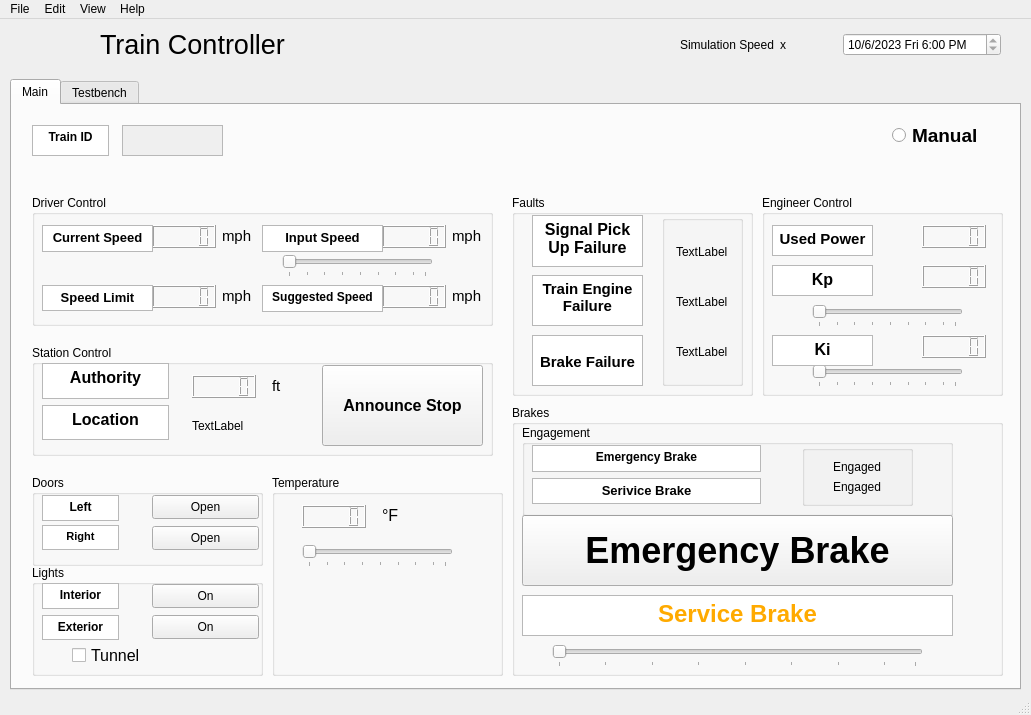
<?xml version="1.0" encoding="UTF-8"?>
<ui version="4.0">
 <class>MainWindow</class>
 <widget class="QMainWindow" name="MainWindow">
  <property name="geometry">
   <rect>
    <x>0</x>
    <y>0</y>
    <width>1031</width>
    <height>715</height>
   </rect>
  </property>
  <property name="windowTitle">
   <string>MainWindow</string>
  </property>
  <property name="autoFillBackground">
   <bool>true</bool>
  </property>
  <widget class="QWidget" name="centralwidget">
   <widget class="QWidget" name="horizontalLayoutWidget_2">
    <property name="geometry">
     <rect>
      <x>680</x>
      <y>10</y>
      <width>321</width>
      <height>31</height>
     </rect>
    </property>
    <layout class="QHBoxLayout" name="time_control">
     <item>
      <widget class="QLabel" name="simulation_speed_txt">
       <property name="text">
        <string>Simulation Speed</string>
       </property>
      </widget>
     </item>
     <item>
      <widget class="QLabel" name="simulation_speed_display">
       <property name="text">
        <string>x</string>
       </property>
      </widget>
     </item>
     <item>
      <spacer name="horizontalSpacer">
       <property name="orientation">
        <enum>Qt::Horizontal</enum>
       </property>
       <property name="sizeHint" stdset="0">
        <size>
         <width>40</width>
         <height>20</height>
        </size>
       </property>
      </spacer>
     </item>
     <item>
      <widget class="QDateTimeEdit" name="date_time_display">
       <property name="wrapping">
        <bool>false</bool>
       </property>
       <property name="readOnly">
        <bool>true</bool>
       </property>
       <property name="date">
        <date>
         <year>2023</year>
         <month>10</month>
         <day>6</day>
        </date>
       </property>
       <property name="time">
        <time>
         <hour>18</hour>
         <minute>0</minute>
         <second>0</second>
        </time>
       </property>
       <property name="displayFormat">
        <string>M/d/yyyy ddd h:mm AP</string>
       </property>
      </widget>
     </item>
    </layout>
   </widget>
   <widget class="QLabel" name="title_txt">
    <property name="geometry">
     <rect>
      <x>100</x>
      <y>0</y>
      <width>211</width>
      <height>51</height>
     </rect>
    </property>
    <property name="font">
     <font>
      <pointsize>20</pointsize>
     </font>
    </property>
    <property name="text">
     <string>Train Controller</string>
    </property>
   </widget>
   <widget class="QTabWidget" name="tabWidget">
    <property name="geometry">
     <rect>
      <x>10</x>
      <y>60</y>
      <width>1011</width>
      <height>611</height>
     </rect>
    </property>
    <property name="minimumSize">
     <size>
      <width>0</width>
      <height>0</height>
     </size>
    </property>
    <property name="currentIndex">
     <number>0</number>
    </property>
    <widget class="QWidget" name="main">
     <attribute name="title">
      <string>Main</string>
     </attribute>
     <widget class="QGroupBox" name="drive_ctrl_box">
      <property name="geometry">
       <rect>
        <x>20</x>
        <y>90</y>
        <width>461</width>
        <height>131</height>
       </rect>
      </property>
      <property name="title">
       <string>Driver Control</string>
      </property>
      <widget class="QLCDNumber" name="current_speed_display">
       <property name="geometry">
        <rect>
         <x>120</x>
         <y>30</y>
         <width>64</width>
         <height>23</height>
        </rect>
       </property>
      </widget>
      <widget class="QLCDNumber" name="input_speed_display">
       <property name="geometry">
        <rect>
         <x>350</x>
         <y>30</y>
         <width>64</width>
         <height>23</height>
        </rect>
       </property>
      </widget>
      <widget class="QLCDNumber" name="speed">
       <property name="geometry">
        <rect>
         <x>120</x>
         <y>90</y>
         <width>64</width>
         <height>23</height>
        </rect>
       </property>
      </widget>
      <widget class="QLCDNumber" name="suggested_speed_display">
       <property name="geometry">
        <rect>
         <x>350</x>
         <y>90</y>
         <width>64</width>
         <height>23</height>
        </rect>
       </property>
      </widget>
      <widget class="QSlider" name="input_speed_slider">
       <property name="geometry">
        <rect>
         <x>250</x>
         <y>60</y>
         <width>151</width>
         <height>22</height>
        </rect>
       </property>
       <property name="minimum">
        <number>1</number>
       </property>
       <property name="maximum">
        <number>24</number>
       </property>
       <property name="pageStep">
        <number>8</number>
       </property>
       <property name="sliderPosition">
        <number>1</number>
       </property>
       <property name="orientation">
        <enum>Qt::Horizontal</enum>
       </property>
       <property name="invertedAppearance">
        <bool>false</bool>
       </property>
       <property name="tickPosition">
        <enum>QSlider::TicksBelow</enum>
       </property>
       <property name="tickInterval">
        <number>3</number>
       </property>
      </widget>
      <widget class="QTextBrowser" name="current_speed_txt">
       <property name="geometry">
        <rect>
         <x>10</x>
         <y>30</y>
         <width>111</width>
         <height>27</height>
        </rect>
       </property>
       <property name="html">
        <string>&lt;!DOCTYPE HTML PUBLIC &quot;-//W3C//DTD HTML 4.0//EN&quot; &quot;http://www.w3.org/TR/REC-html40/strict.dtd&quot;&gt;
&lt;html&gt;&lt;head&gt;&lt;meta name=&quot;qrichtext&quot; content=&quot;1&quot; /&gt;&lt;style type=&quot;text/css&quot;&gt;
p, li { white-space: pre-wrap; }
&lt;/style&gt;&lt;/head&gt;&lt;body style=&quot; font-family:'MS Shell Dlg 2'; font-size:8.25pt; font-weight:400; font-style:normal;&quot;&gt;
&lt;p align=&quot;center&quot; style=&quot; margin-top:0px; margin-bottom:0px; margin-left:0px; margin-right:0px; -qt-block-indent:0; text-indent:0px;&quot;&gt;&lt;span style=&quot; font-size:10pt; font-weight:696;&quot;&gt;Current Speed&lt;/span&gt;&lt;/p&gt;&lt;/body&gt;&lt;/html&gt;</string>
       </property>
      </widget>
      <widget class="QTextBrowser" name="speed_limit_txt">
       <property name="geometry">
        <rect>
         <x>10</x>
         <y>90</y>
         <width>111</width>
         <height>26</height>
        </rect>
       </property>
       <property name="html">
        <string>&lt;!DOCTYPE HTML PUBLIC &quot;-//W3C//DTD HTML 4.0//EN&quot; &quot;http://www.w3.org/TR/REC-html40/strict.dtd&quot;&gt;
&lt;html&gt;&lt;head&gt;&lt;meta name=&quot;qrichtext&quot; content=&quot;1&quot; /&gt;&lt;style type=&quot;text/css&quot;&gt;
p, li { white-space: pre-wrap; }
&lt;/style&gt;&lt;/head&gt;&lt;body style=&quot; font-family:'MS Shell Dlg 2'; font-size:8.25pt; font-weight:400; font-style:normal;&quot;&gt;
&lt;p align=&quot;center&quot; style=&quot; margin-top:0px; margin-bottom:0px; margin-left:0px; margin-right:0px; -qt-block-indent:0; text-indent:0px;&quot;&gt;&lt;span style=&quot; font-size:10pt; font-weight:696;&quot;&gt;Speed Limit&lt;/span&gt;&lt;/p&gt;&lt;/body&gt;&lt;/html&gt;</string>
       </property>
      </widget>
      <widget class="QTextBrowser" name="input_speed_txt">
       <property name="geometry">
        <rect>
         <x>230</x>
         <y>30</y>
         <width>121</width>
         <height>27</height>
        </rect>
       </property>
       <property name="html">
        <string>&lt;!DOCTYPE HTML PUBLIC &quot;-//W3C//DTD HTML 4.0//EN&quot; &quot;http://www.w3.org/TR/REC-html40/strict.dtd&quot;&gt;
&lt;html&gt;&lt;head&gt;&lt;meta name=&quot;qrichtext&quot; content=&quot;1&quot; /&gt;&lt;style type=&quot;text/css&quot;&gt;
p, li { white-space: pre-wrap; }
&lt;/style&gt;&lt;/head&gt;&lt;body style=&quot; font-family:'MS Shell Dlg 2'; font-size:8.25pt; font-weight:400; font-style:normal;&quot;&gt;
&lt;p align=&quot;center&quot; style=&quot; margin-top:0px; margin-bottom:0px; margin-left:0px; margin-right:0px; -qt-block-indent:0; text-indent:0px;&quot;&gt;&lt;span style=&quot; font-size:10pt; font-weight:696;&quot;&gt;Input Speed&lt;/span&gt;&lt;/p&gt;&lt;/body&gt;&lt;/html&gt;</string>
       </property>
      </widget>
      <widget class="QTextBrowser" name="suggested_speed_txt">
       <property name="geometry">
        <rect>
         <x>230</x>
         <y>90</y>
         <width>121</width>
         <height>27</height>
        </rect>
       </property>
       <property name="html">
        <string>&lt;!DOCTYPE HTML PUBLIC &quot;-//W3C//DTD HTML 4.0//EN&quot; &quot;http://www.w3.org/TR/REC-html40/strict.dtd&quot;&gt;
&lt;html&gt;&lt;head&gt;&lt;meta name=&quot;qrichtext&quot; content=&quot;1&quot; /&gt;&lt;style type=&quot;text/css&quot;&gt;
p, li { white-space: pre-wrap; }
&lt;/style&gt;&lt;/head&gt;&lt;body style=&quot; font-family:'MS Shell Dlg 2'; font-size:8.25pt; font-weight:400; font-style:normal;&quot;&gt;
&lt;p align=&quot;center&quot; style=&quot; margin-top:0px; margin-bottom:0px; margin-left:0px; margin-right:0px; -qt-block-indent:0; text-indent:0px;&quot;&gt;&lt;span style=&quot; font-size:9pt; font-weight:696;&quot;&gt;Suggested Speed&lt;/span&gt;&lt;/p&gt;&lt;/body&gt;&lt;/html&gt;</string>
       </property>
      </widget>
      <widget class="QLabel" name="mph_txt_3">
       <property name="geometry">
        <rect>
         <x>190</x>
         <y>90</y>
         <width>31</width>
         <height>21</height>
        </rect>
       </property>
       <property name="font">
        <font>
         <pointsize>11</pointsize>
        </font>
       </property>
       <property name="text">
        <string>mph</string>
       </property>
      </widget>
      <widget class="QLabel" name="mph_txt_1">
       <property name="geometry">
        <rect>
         <x>190</x>
         <y>30</y>
         <width>31</width>
         <height>21</height>
        </rect>
       </property>
       <property name="font">
        <font>
         <pointsize>11</pointsize>
        </font>
       </property>
       <property name="text">
        <string>mph</string>
       </property>
      </widget>
      <widget class="QLabel" name="mph_txt_4">
       <property name="geometry">
        <rect>
         <x>420</x>
         <y>90</y>
         <width>31</width>
         <height>21</height>
        </rect>
       </property>
       <property name="font">
        <font>
         <pointsize>11</pointsize>
        </font>
       </property>
       <property name="text">
        <string>mph</string>
       </property>
      </widget>
      <widget class="QLabel" name="mph_txt_2">
       <property name="geometry">
        <rect>
         <x>420</x>
         <y>30</y>
         <width>31</width>
         <height>21</height>
        </rect>
       </property>
       <property name="font">
        <font>
         <pointsize>11</pointsize>
        </font>
       </property>
       <property name="text">
        <string>mph</string>
       </property>
      </widget>
     </widget>
     <widget class="QGroupBox" name="brake_box">
      <property name="geometry">
       <rect>
        <x>500</x>
        <y>300</y>
        <width>491</width>
        <height>271</height>
       </rect>
      </property>
      <property name="title">
       <string>Brakes</string>
      </property>
      <widget class="QPushButton" name="e_brake_button">
       <property name="geometry">
        <rect>
         <x>10</x>
         <y>110</y>
         <width>431</width>
         <height>71</height>
        </rect>
       </property>
       <property name="font">
        <font>
         <pointsize>27</pointsize>
         <weight>75</weight>
         <bold>true</bold>
        </font>
       </property>
       <property name="autoFillBackground">
        <bool>true</bool>
       </property>
       <property name="text">
        <string>Emergency Brake</string>
       </property>
      </widget>
      <widget class="QTextBrowser" name="s_brake_txt_2">
       <property name="geometry">
        <rect>
         <x>10</x>
         <y>190</y>
         <width>431</width>
         <height>41</height>
        </rect>
       </property>
       <property name="font">
        <font>
         <pointsize>6</pointsize>
        </font>
       </property>
       <property name="html">
        <string>&lt;!DOCTYPE HTML PUBLIC &quot;-//W3C//DTD HTML 4.0//EN&quot; &quot;http://www.w3.org/TR/REC-html40/strict.dtd&quot;&gt;
&lt;html&gt;&lt;head&gt;&lt;meta name=&quot;qrichtext&quot; content=&quot;1&quot; /&gt;&lt;style type=&quot;text/css&quot;&gt;
p, li { white-space: pre-wrap; }
&lt;/style&gt;&lt;/head&gt;&lt;body style=&quot; font-family:'MS Shell Dlg 2'; font-size:6pt; font-weight:400; font-style:normal;&quot;&gt;
&lt;p align=&quot;center&quot; style=&quot; margin-top:0px; margin-bottom:0px; margin-left:0px; margin-right:0px; -qt-block-indent:0; text-indent:0px;&quot;&gt;&lt;span style=&quot; font-size:18pt; font-weight:600; color:#ffaa00;&quot;&gt;Service Brake&lt;/span&gt;&lt;/p&gt;&lt;/body&gt;&lt;/html&gt;</string>
       </property>
      </widget>
      <widget class="QGroupBox" name="engage_box">
       <property name="geometry">
        <rect>
         <x>10</x>
         <y>20</y>
         <width>431</width>
         <height>91</height>
        </rect>
       </property>
       <property name="title">
        <string>Engagement</string>
       </property>
       <widget class="QGroupBox" name="verticalGroupBox_3">
        <property name="geometry">
         <rect>
          <x>280</x>
          <y>20</y>
          <width>111</width>
          <height>61</height>
         </rect>
        </property>
        <layout class="QVBoxLayout" name="verticalLayout_4">
         <item alignment="Qt::AlignHCenter">
          <widget class="QLabel" name="e_label_display">
           <property name="text">
            <string>Engaged</string>
           </property>
          </widget>
         </item>
         <item alignment="Qt::AlignHCenter">
          <widget class="QLabel" name="s_label_display">
           <property name="text">
            <string>Engaged</string>
           </property>
          </widget>
         </item>
        </layout>
       </widget>
       <widget class="QTextBrowser" name="s_brake_txt">
        <property name="geometry">
         <rect>
          <x>10</x>
          <y>53</y>
          <width>229</width>
          <height>26</height>
         </rect>
        </property>
        <property name="html">
         <string>&lt;!DOCTYPE HTML PUBLIC &quot;-//W3C//DTD HTML 4.0//EN&quot; &quot;http://www.w3.org/TR/REC-html40/strict.dtd&quot;&gt;
&lt;html&gt;&lt;head&gt;&lt;meta name=&quot;qrichtext&quot; content=&quot;1&quot; /&gt;&lt;style type=&quot;text/css&quot;&gt;
p, li { white-space: pre-wrap; }
&lt;/style&gt;&lt;/head&gt;&lt;body style=&quot; font-family:'MS Shell Dlg 2'; font-size:8.25pt; font-weight:400; font-style:normal;&quot;&gt;
&lt;p align=&quot;center&quot; style=&quot; margin-top:0px; margin-bottom:0px; margin-left:0px; margin-right:0px; -qt-block-indent:0; text-indent:0px;&quot;&gt;&lt;span style=&quot; font-size:10pt; font-weight:696;&quot;&gt;Serivice Brake&lt;/span&gt;&lt;/p&gt;&lt;/body&gt;&lt;/html&gt;</string>
        </property>
       </widget>
       <widget class="QTextBrowser" name="e_brake_txt">
        <property name="geometry">
         <rect>
          <x>10</x>
          <y>20</y>
          <width>229</width>
          <height>27</height>
         </rect>
        </property>
        <property name="html">
         <string>&lt;!DOCTYPE HTML PUBLIC &quot;-//W3C//DTD HTML 4.0//EN&quot; &quot;http://www.w3.org/TR/REC-html40/strict.dtd&quot;&gt;
&lt;html&gt;&lt;head&gt;&lt;meta name=&quot;qrichtext&quot; content=&quot;1&quot; /&gt;&lt;style type=&quot;text/css&quot;&gt;
p, li { white-space: pre-wrap; }
&lt;/style&gt;&lt;/head&gt;&lt;body style=&quot; font-family:'MS Shell Dlg 2'; font-size:8.25pt; font-weight:400; font-style:normal;&quot;&gt;
&lt;p align=&quot;center&quot; style=&quot; margin-top:0px; margin-bottom:0px; margin-left:0px; margin-right:0px; -qt-block-indent:0; text-indent:0px;&quot;&gt;&lt;span style=&quot; font-size:9pt; font-weight:696;&quot;&gt;Emergency Brake&lt;/span&gt;&lt;/p&gt;&lt;/body&gt;&lt;/html&gt;</string>
        </property>
       </widget>
      </widget>
      <widget class="QSlider" name="s_slider">
       <property name="geometry">
        <rect>
         <x>40</x>
         <y>240</y>
         <width>371</width>
         <height>22</height>
        </rect>
       </property>
       <property name="minimum">
        <number>1</number>
       </property>
       <property name="maximum">
        <number>24</number>
       </property>
       <property name="pageStep">
        <number>8</number>
       </property>
       <property name="sliderPosition">
        <number>1</number>
       </property>
       <property name="orientation">
        <enum>Qt::Horizontal</enum>
       </property>
       <property name="invertedAppearance">
        <bool>false</bool>
       </property>
       <property name="tickPosition">
        <enum>QSlider::TicksBelow</enum>
       </property>
       <property name="tickInterval">
        <number>3</number>
       </property>
      </widget>
     </widget>
     <widget class="QGroupBox" name="engineer_box">
      <property name="geometry">
       <rect>
        <x>750</x>
        <y>90</y>
        <width>241</width>
        <height>201</height>
       </rect>
      </property>
      <property name="title">
       <string>Engineer Control</string>
      </property>
      <widget class="QLCDNumber" name="power_display">
       <property name="geometry">
        <rect>
         <x>160</x>
         <y>30</y>
         <width>64</width>
         <height>23</height>
        </rect>
       </property>
      </widget>
      <widget class="QTextBrowser" name="power_txt">
       <property name="geometry">
        <rect>
         <x>10</x>
         <y>30</y>
         <width>101</width>
         <height>31</height>
        </rect>
       </property>
       <property name="html">
        <string>&lt;!DOCTYPE HTML PUBLIC &quot;-//W3C//DTD HTML 4.0//EN&quot; &quot;http://www.w3.org/TR/REC-html40/strict.dtd&quot;&gt;
&lt;html&gt;&lt;head&gt;&lt;meta name=&quot;qrichtext&quot; content=&quot;1&quot; /&gt;&lt;style type=&quot;text/css&quot;&gt;
p, li { white-space: pre-wrap; }
&lt;/style&gt;&lt;/head&gt;&lt;body style=&quot; font-family:'MS Shell Dlg 2'; font-size:8.25pt; font-weight:400; font-style:normal;&quot;&gt;
&lt;p align=&quot;center&quot; style=&quot; margin-top:0px; margin-bottom:0px; margin-left:0px; margin-right:0px; -qt-block-indent:0; text-indent:0px;&quot;&gt;&lt;span style=&quot; font-size:11pt; font-weight:696;&quot;&gt;Used Power&lt;/span&gt;&lt;/p&gt;&lt;/body&gt;&lt;/html&gt;</string>
       </property>
      </widget>
      <widget class="QTextBrowser" name="kp_txt">
       <property name="geometry">
        <rect>
         <x>10</x>
         <y>70</y>
         <width>101</width>
         <height>31</height>
        </rect>
       </property>
       <property name="html">
        <string>&lt;!DOCTYPE HTML PUBLIC &quot;-//W3C//DTD HTML 4.0//EN&quot; &quot;http://www.w3.org/TR/REC-html40/strict.dtd&quot;&gt;
&lt;html&gt;&lt;head&gt;&lt;meta name=&quot;qrichtext&quot; content=&quot;1&quot; /&gt;&lt;style type=&quot;text/css&quot;&gt;
p, li { white-space: pre-wrap; }
&lt;/style&gt;&lt;/head&gt;&lt;body style=&quot; font-family:'MS Shell Dlg 2'; font-size:8.25pt; font-weight:400; font-style:normal;&quot;&gt;
&lt;p align=&quot;center&quot; style=&quot; margin-top:0px; margin-bottom:0px; margin-left:0px; margin-right:0px; -qt-block-indent:0; text-indent:0px;&quot;&gt;&lt;span style=&quot; font-size:12pt; font-weight:696;&quot;&gt;Kp&lt;/span&gt;&lt;/p&gt;&lt;/body&gt;&lt;/html&gt;</string>
       </property>
      </widget>
      <widget class="QLCDNumber" name="kp_display">
       <property name="geometry">
        <rect>
         <x>160</x>
         <y>70</y>
         <width>64</width>
         <height>23</height>
        </rect>
       </property>
      </widget>
      <widget class="QLCDNumber" name="ki_display">
       <property name="geometry">
        <rect>
         <x>160</x>
         <y>140</y>
         <width>64</width>
         <height>23</height>
        </rect>
       </property>
      </widget>
      <widget class="QSlider" name="ki_slider">
       <property name="geometry">
        <rect>
         <x>50</x>
         <y>170</y>
         <width>151</width>
         <height>22</height>
        </rect>
       </property>
       <property name="minimum">
        <number>1</number>
       </property>
       <property name="maximum">
        <number>24</number>
       </property>
       <property name="pageStep">
        <number>8</number>
       </property>
       <property name="sliderPosition">
        <number>1</number>
       </property>
       <property name="orientation">
        <enum>Qt::Horizontal</enum>
       </property>
       <property name="invertedAppearance">
        <bool>false</bool>
       </property>
       <property name="tickPosition">
        <enum>QSlider::TicksBelow</enum>
       </property>
       <property name="tickInterval">
        <number>3</number>
       </property>
      </widget>
      <widget class="QSlider" name="kp_slider">
       <property name="geometry">
        <rect>
         <x>50</x>
         <y>110</y>
         <width>151</width>
         <height>22</height>
        </rect>
       </property>
       <property name="minimum">
        <number>1</number>
       </property>
       <property name="maximum">
        <number>24</number>
       </property>
       <property name="pageStep">
        <number>8</number>
       </property>
       <property name="sliderPosition">
        <number>1</number>
       </property>
       <property name="orientation">
        <enum>Qt::Horizontal</enum>
       </property>
       <property name="invertedAppearance">
        <bool>false</bool>
       </property>
       <property name="tickPosition">
        <enum>QSlider::TicksBelow</enum>
       </property>
       <property name="tickInterval">
        <number>3</number>
       </property>
      </widget>
      <widget class="QTextBrowser" name="ki_txt_2">
       <property name="geometry">
        <rect>
         <x>10</x>
         <y>140</y>
         <width>101</width>
         <height>31</height>
        </rect>
       </property>
       <property name="html">
        <string>&lt;!DOCTYPE HTML PUBLIC &quot;-//W3C//DTD HTML 4.0//EN&quot; &quot;http://www.w3.org/TR/REC-html40/strict.dtd&quot;&gt;
&lt;html&gt;&lt;head&gt;&lt;meta name=&quot;qrichtext&quot; content=&quot;1&quot; /&gt;&lt;style type=&quot;text/css&quot;&gt;
p, li { white-space: pre-wrap; }
&lt;/style&gt;&lt;/head&gt;&lt;body style=&quot; font-family:'MS Shell Dlg 2'; font-size:8.25pt; font-weight:400; font-style:normal;&quot;&gt;
&lt;p align=&quot;center&quot; style=&quot; margin-top:0px; margin-bottom:0px; margin-left:0px; margin-right:0px; -qt-block-indent:0; text-indent:0px;&quot;&gt;&lt;span style=&quot; font-size:12pt; font-weight:696;&quot;&gt;Ki&lt;/span&gt;&lt;/p&gt;&lt;/body&gt;&lt;/html&gt;</string>
       </property>
      </widget>
     </widget>
     <widget class="QGroupBox" name="door_box">
      <property name="geometry">
       <rect>
        <x>20</x>
        <y>370</y>
        <width>231</width>
        <height>91</height>
       </rect>
      </property>
      <property name="title">
       <string>Doors</string>
      </property>
      <widget class="QTextBrowser" name="right_txt">
       <property name="geometry">
        <rect>
         <x>10</x>
         <y>50</y>
         <width>77</width>
         <height>25</height>
        </rect>
       </property>
       <property name="html">
        <string>&lt;!DOCTYPE HTML PUBLIC &quot;-//W3C//DTD HTML 4.0//EN&quot; &quot;http://www.w3.org/TR/REC-html40/strict.dtd&quot;&gt;
&lt;html&gt;&lt;head&gt;&lt;meta name=&quot;qrichtext&quot; content=&quot;1&quot; /&gt;&lt;style type=&quot;text/css&quot;&gt;
p, li { white-space: pre-wrap; }
&lt;/style&gt;&lt;/head&gt;&lt;body style=&quot; font-family:'MS Shell Dlg 2'; font-size:8.25pt; font-weight:400; font-style:normal;&quot;&gt;
&lt;p align=&quot;center&quot; style=&quot; margin-top:0px; margin-bottom:0px; margin-left:0px; margin-right:0px; -qt-block-indent:0; text-indent:0px;&quot;&gt;&lt;span style=&quot; font-weight:696;&quot;&gt;Right&lt;/span&gt;&lt;/p&gt;&lt;/body&gt;&lt;/html&gt;</string>
       </property>
      </widget>
      <widget class="QTextBrowser" name="left_txt">
       <property name="geometry">
        <rect>
         <x>10</x>
         <y>20</y>
         <width>77</width>
         <height>26</height>
        </rect>
       </property>
       <property name="font">
        <font>
         <pointsize>11</pointsize>
         <weight>75</weight>
         <bold>true</bold>
        </font>
       </property>
       <property name="html">
        <string>&lt;!DOCTYPE HTML PUBLIC &quot;-//W3C//DTD HTML 4.0//EN&quot; &quot;http://www.w3.org/TR/REC-html40/strict.dtd&quot;&gt;
&lt;html&gt;&lt;head&gt;&lt;meta name=&quot;qrichtext&quot; content=&quot;1&quot; /&gt;&lt;style type=&quot;text/css&quot;&gt;
p, li { white-space: pre-wrap; }
&lt;/style&gt;&lt;/head&gt;&lt;body style=&quot; font-family:'MS Shell Dlg 2'; font-size:11pt; font-weight:600; font-style:normal;&quot;&gt;
&lt;p align=&quot;center&quot; style=&quot; margin-top:0px; margin-bottom:0px; margin-left:0px; margin-right:0px; -qt-block-indent:0; text-indent:0px;&quot;&gt;&lt;span style=&quot; font-family:'Segoe UI'; font-size:9pt; font-weight:696;&quot;&gt;Left&lt;/span&gt;&lt;/p&gt;&lt;/body&gt;&lt;/html&gt;</string>
       </property>
      </widget>
      <widget class="QPushButton" name="left_button">
       <property name="geometry">
        <rect>
         <x>120</x>
         <y>20</y>
         <width>107</width>
         <height>24</height>
        </rect>
       </property>
       <property name="text">
        <string>Open</string>
       </property>
      </widget>
      <widget class="QPushButton" name="right_button">
       <property name="geometry">
        <rect>
         <x>120</x>
         <y>51</y>
         <width>107</width>
         <height>24</height>
        </rect>
       </property>
       <property name="text">
        <string>Open</string>
       </property>
      </widget>
     </widget>
     <widget class="QGroupBox" name="light_box">
      <property name="geometry">
       <rect>
        <x>20</x>
        <y>460</y>
        <width>231</width>
        <height>111</height>
       </rect>
      </property>
      <property name="title">
       <string>Lights</string>
      </property>
      <widget class="QPushButton" name="interior_button">
       <property name="geometry">
        <rect>
         <x>120</x>
         <y>19</y>
         <width>107</width>
         <height>24</height>
        </rect>
       </property>
       <property name="text">
        <string>On</string>
       </property>
      </widget>
      <widget class="QPushButton" name="exterior_button">
       <property name="geometry">
        <rect>
         <x>120</x>
         <y>50</y>
         <width>107</width>
         <height>24</height>
        </rect>
       </property>
       <property name="text">
        <string>On</string>
       </property>
      </widget>
      <widget class="QCheckBox" name="tunnel_display">
       <property name="geometry">
        <rect>
         <x>40</x>
         <y>80</y>
         <width>111</width>
         <height>21</height>
        </rect>
       </property>
       <property name="font">
        <font>
         <pointsize>12</pointsize>
        </font>
       </property>
       <property name="text">
        <string>Tunnel</string>
       </property>
      </widget>
     </widget>
     <widget class="QGroupBox" name="fault_box">
      <property name="geometry">
       <rect>
        <x>500</x>
        <y>90</y>
        <width>241</width>
        <height>201</height>
       </rect>
      </property>
      <property name="title">
       <string>Faults</string>
      </property>
      <widget class="QGroupBox" name="verticalGroupBox_4">
       <property name="geometry">
        <rect>
         <x>150</x>
         <y>20</y>
         <width>81</width>
         <height>171</height>
        </rect>
       </property>
       <layout class="QVBoxLayout" name="verticalLayout_2">
        <item alignment="Qt::AlignHCenter">
         <widget class="QLabel" name="signal_display">
          <property name="text">
           <string>TextLabel</string>
          </property>
         </widget>
        </item>
        <item alignment="Qt::AlignHCenter">
         <widget class="QLabel" name="engine_display">
          <property name="text">
           <string>TextLabel</string>
          </property>
         </widget>
        </item>
        <item alignment="Qt::AlignHCenter">
         <widget class="QLabel" name="brake_fault_display">
          <property name="text">
           <string>TextLabel</string>
          </property>
         </widget>
        </item>
       </layout>
      </widget>
      <widget class="QTextBrowser" name="signal_txt">
       <property name="geometry">
        <rect>
         <x>20</x>
         <y>20</y>
         <width>111</width>
         <height>52</height>
        </rect>
       </property>
       <property name="html">
        <string>&lt;!DOCTYPE HTML PUBLIC &quot;-//W3C//DTD HTML 4.0//EN&quot; &quot;http://www.w3.org/TR/REC-html40/strict.dtd&quot;&gt;
&lt;html&gt;&lt;head&gt;&lt;meta name=&quot;qrichtext&quot; content=&quot;1&quot; /&gt;&lt;style type=&quot;text/css&quot;&gt;
p, li { white-space: pre-wrap; }
&lt;/style&gt;&lt;/head&gt;&lt;body style=&quot; font-family:'MS Shell Dlg 2'; font-size:8.25pt; font-weight:400; font-style:normal;&quot;&gt;
&lt;p align=&quot;center&quot; style=&quot; margin-top:0px; margin-bottom:0px; margin-left:0px; margin-right:0px; -qt-block-indent:0; text-indent:0px;&quot;&gt;&lt;span style=&quot; font-size:12pt; font-weight:600;&quot;&gt;Signal Pick Up Failure&lt;/span&gt;&lt;/p&gt;&lt;/body&gt;&lt;/html&gt;</string>
       </property>
      </widget>
      <widget class="QTextBrowser" name="engine_txt">
       <property name="geometry">
        <rect>
         <x>20</x>
         <y>80</y>
         <width>111</width>
         <height>51</height>
        </rect>
       </property>
       <property name="html">
        <string>&lt;!DOCTYPE HTML PUBLIC &quot;-//W3C//DTD HTML 4.0//EN&quot; &quot;http://www.w3.org/TR/REC-html40/strict.dtd&quot;&gt;
&lt;html&gt;&lt;head&gt;&lt;meta name=&quot;qrichtext&quot; content=&quot;1&quot; /&gt;&lt;style type=&quot;text/css&quot;&gt;
p, li { white-space: pre-wrap; }
&lt;/style&gt;&lt;/head&gt;&lt;body style=&quot; font-family:'MS Shell Dlg 2'; font-size:8.25pt; font-weight:400; font-style:normal;&quot;&gt;
&lt;p align=&quot;center&quot; style=&quot; margin-top:0px; margin-bottom:0px; margin-left:0px; margin-right:0px; -qt-block-indent:0; text-indent:0px;&quot;&gt;&lt;span style=&quot; font-size:11pt; font-weight:600;&quot;&gt;Train Engine Failure&lt;/span&gt;&lt;/p&gt;&lt;/body&gt;&lt;/html&gt;</string>
       </property>
      </widget>
      <widget class="QTextBrowser" name="brake_fail_txt">
       <property name="geometry">
        <rect>
         <x>20</x>
         <y>140</y>
         <width>111</width>
         <height>51</height>
        </rect>
       </property>
       <property name="html">
        <string>&lt;!DOCTYPE HTML PUBLIC &quot;-//W3C//DTD HTML 4.0//EN&quot; &quot;http://www.w3.org/TR/REC-html40/strict.dtd&quot;&gt;
&lt;html&gt;&lt;head&gt;&lt;meta name=&quot;qrichtext&quot; content=&quot;1&quot; /&gt;&lt;style type=&quot;text/css&quot;&gt;
p, li { white-space: pre-wrap; }
&lt;/style&gt;&lt;/head&gt;&lt;body style=&quot; font-family:'MS Shell Dlg 2'; font-size:8.25pt; font-weight:400; font-style:normal;&quot;&gt;
&lt;p align=&quot;center&quot; style=&quot;-qt-paragraph-type:empty; margin-top:0px; margin-bottom:0px; margin-left:0px; margin-right:0px; -qt-block-indent:0; text-indent:0px;&quot;&gt;&lt;br /&gt;&lt;/p&gt;
&lt;p align=&quot;center&quot; style=&quot; margin-top:0px; margin-bottom:0px; margin-left:0px; margin-right:0px; -qt-block-indent:0; text-indent:0px;&quot;&gt;&lt;span style=&quot; font-size:11pt; font-weight:600;&quot;&gt;Brake Failure&lt;/span&gt;&lt;/p&gt;&lt;/body&gt;&lt;/html&gt;</string>
       </property>
      </widget>
     </widget>
     <widget class="QTextBrowser" name="id_txt">
      <property name="geometry">
       <rect>
        <x>20</x>
        <y>20</y>
        <width>77</width>
        <height>31</height>
       </rect>
      </property>
      <property name="html">
       <string>&lt;!DOCTYPE HTML PUBLIC &quot;-//W3C//DTD HTML 4.0//EN&quot; &quot;http://www.w3.org/TR/REC-html40/strict.dtd&quot;&gt;
&lt;html&gt;&lt;head&gt;&lt;meta name=&quot;qrichtext&quot; content=&quot;1&quot; /&gt;&lt;style type=&quot;text/css&quot;&gt;
p, li { white-space: pre-wrap; }
&lt;/style&gt;&lt;/head&gt;&lt;body style=&quot; font-family:'MS Shell Dlg 2'; font-size:8.25pt; font-weight:400; font-style:normal;&quot;&gt;
&lt;p align=&quot;center&quot; style=&quot; margin-top:0px; margin-bottom:0px; margin-left:0px; margin-right:0px; -qt-block-indent:0; text-indent:0px;&quot;&gt;&lt;span style=&quot; font-family:'Segoe UI'; font-size:9pt; font-weight:696;&quot;&gt;Train ID&lt;/span&gt;&lt;/p&gt;&lt;/body&gt;&lt;/html&gt;</string>
      </property>
     </widget>
     <widget class="QScrollArea" name="id_display">
      <property name="geometry">
       <rect>
        <x>110</x>
        <y>20</y>
        <width>101</width>
        <height>31</height>
       </rect>
      </property>
      <property name="widgetResizable">
       <bool>true</bool>
      </property>
      <widget class="QWidget" name="scrollAreaWidgetContents">
       <property name="geometry">
        <rect>
         <x>0</x>
         <y>0</y>
         <width>99</width>
         <height>29</height>
        </rect>
       </property>
      </widget>
     </widget>
     <widget class="QGroupBox" name="groupBox">
      <property name="geometry">
       <rect>
        <x>20</x>
        <y>240</y>
        <width>461</width>
        <height>111</height>
       </rect>
      </property>
      <property name="title">
       <string>Station Control</string>
      </property>
      <widget class="QLCDNumber" name="authority_display">
       <property name="geometry">
        <rect>
         <x>160</x>
         <y>30</y>
         <width>64</width>
         <height>23</height>
        </rect>
       </property>
      </widget>
      <widget class="QLabel" name="station_display">
       <property name="geometry">
        <rect>
         <x>160</x>
         <y>60</y>
         <width>121</width>
         <height>41</height>
        </rect>
       </property>
       <property name="text">
        <string>TextLabel</string>
       </property>
      </widget>
      <widget class="QTextBrowser" name="location_txt">
       <property name="geometry">
        <rect>
         <x>10</x>
         <y>60</y>
         <width>127</width>
         <height>35</height>
        </rect>
       </property>
       <property name="html">
        <string>&lt;!DOCTYPE HTML PUBLIC &quot;-//W3C//DTD HTML 4.0//EN&quot; &quot;http://www.w3.org/TR/REC-html40/strict.dtd&quot;&gt;
&lt;html&gt;&lt;head&gt;&lt;meta name=&quot;qrichtext&quot; content=&quot;1&quot; /&gt;&lt;style type=&quot;text/css&quot;&gt;
p, li { white-space: pre-wrap; }
&lt;/style&gt;&lt;/head&gt;&lt;body style=&quot; font-family:'MS Shell Dlg 2'; font-size:8.25pt; font-weight:400; font-style:normal;&quot;&gt;
&lt;p align=&quot;center&quot; style=&quot; margin-top:0px; margin-bottom:0px; margin-left:0px; margin-right:0px; -qt-block-indent:0; text-indent:0px;&quot;&gt;&lt;span style=&quot; font-family:'Segoe UI'; font-size:12pt; font-weight:696;&quot;&gt;Location&lt;/span&gt;&lt;/p&gt;&lt;/body&gt;&lt;/html&gt;</string>
       </property>
      </widget>
      <widget class="QTextBrowser" name="authority_txt">
       <property name="geometry">
        <rect>
         <x>10</x>
         <y>18</y>
         <width>127</width>
         <height>36</height>
        </rect>
       </property>
       <property name="html">
        <string>&lt;!DOCTYPE HTML PUBLIC &quot;-//W3C//DTD HTML 4.0//EN&quot; &quot;http://www.w3.org/TR/REC-html40/strict.dtd&quot;&gt;
&lt;html&gt;&lt;head&gt;&lt;meta name=&quot;qrichtext&quot; content=&quot;1&quot; /&gt;&lt;style type=&quot;text/css&quot;&gt;
p, li { white-space: pre-wrap; }
&lt;/style&gt;&lt;/head&gt;&lt;body style=&quot; font-family:'MS Shell Dlg 2'; font-size:8.25pt; font-weight:400; font-style:normal;&quot;&gt;
&lt;p align=&quot;center&quot; style=&quot; margin-top:0px; margin-bottom:0px; margin-left:0px; margin-right:0px; -qt-block-indent:0; text-indent:0px;&quot;&gt;&lt;span style=&quot; font-family:'Segoe UI'; font-size:12pt; font-weight:696;&quot;&gt;Authority&lt;/span&gt;&lt;/p&gt;&lt;/body&gt;&lt;/html&gt;</string>
       </property>
      </widget>
      <widget class="QPushButton" name="station_button">
       <property name="geometry">
        <rect>
         <x>290</x>
         <y>20</y>
         <width>161</width>
         <height>81</height>
        </rect>
       </property>
       <property name="font">
        <font>
         <pointsize>12</pointsize>
         <weight>75</weight>
         <bold>true</bold>
        </font>
       </property>
       <property name="text">
        <string>Announce Stop</string>
       </property>
      </widget>
      <widget class="QLabel" name="ft_txt">
       <property name="geometry">
        <rect>
         <x>240</x>
         <y>30</y>
         <width>31</width>
         <height>21</height>
        </rect>
       </property>
       <property name="font">
        <font>
         <pointsize>11</pointsize>
        </font>
       </property>
       <property name="text">
        <string>ft</string>
       </property>
      </widget>
     </widget>
     <widget class="QTextBrowser" name="exterior_txt">
      <property name="geometry">
       <rect>
        <x>30</x>
        <y>510</y>
        <width>77</width>
        <height>25</height>
       </rect>
      </property>
      <property name="html">
       <string>&lt;!DOCTYPE HTML PUBLIC &quot;-//W3C//DTD HTML 4.0//EN&quot; &quot;http://www.w3.org/TR/REC-html40/strict.dtd&quot;&gt;
&lt;html&gt;&lt;head&gt;&lt;meta name=&quot;qrichtext&quot; content=&quot;1&quot; /&gt;&lt;style type=&quot;text/css&quot;&gt;
p, li { white-space: pre-wrap; }
&lt;/style&gt;&lt;/head&gt;&lt;body style=&quot; font-family:'MS Shell Dlg 2'; font-size:8.25pt; font-weight:400; font-style:normal;&quot;&gt;
&lt;p align=&quot;center&quot; style=&quot; margin-top:0px; margin-bottom:0px; margin-left:0px; margin-right:0px; -qt-block-indent:0; text-indent:0px;&quot;&gt;&lt;span style=&quot; font-size:9pt; font-weight:696;&quot;&gt;Exterior&lt;/span&gt;&lt;/p&gt;&lt;/body&gt;&lt;/html&gt;</string>
      </property>
     </widget>
     <widget class="QTextBrowser" name="interior_txt">
      <property name="geometry">
       <rect>
        <x>30</x>
        <y>478</y>
        <width>77</width>
        <height>26</height>
       </rect>
      </property>
      <property name="html">
       <string>&lt;!DOCTYPE HTML PUBLIC &quot;-//W3C//DTD HTML 4.0//EN&quot; &quot;http://www.w3.org/TR/REC-html40/strict.dtd&quot;&gt;
&lt;html&gt;&lt;head&gt;&lt;meta name=&quot;qrichtext&quot; content=&quot;1&quot; /&gt;&lt;style type=&quot;text/css&quot;&gt;
p, li { white-space: pre-wrap; }
&lt;/style&gt;&lt;/head&gt;&lt;body style=&quot; font-family:'MS Shell Dlg 2'; font-size:8.25pt; font-weight:400; font-style:normal;&quot;&gt;
&lt;p align=&quot;center&quot; style=&quot; margin-top:0px; margin-bottom:0px; margin-left:0px; margin-right:0px; -qt-block-indent:0; text-indent:0px;&quot;&gt;&lt;span style=&quot; font-family:'Segoe UI'; font-size:9pt; font-weight:696;&quot;&gt;Interior&lt;/span&gt;&lt;/p&gt;&lt;/body&gt;&lt;/html&gt;</string>
      </property>
     </widget>
     <widget class="QRadioButton" name="manual_button">
      <property name="geometry">
       <rect>
        <x>880</x>
        <y>20</y>
        <width>89</width>
        <height>20</height>
       </rect>
      </property>
      <property name="font">
       <font>
        <pointsize>14</pointsize>
        <weight>75</weight>
        <bold>true</bold>
       </font>
      </property>
      <property name="text">
       <string>Manual</string>
      </property>
     </widget>
     <widget class="QGroupBox" name="temp_box">
      <property name="geometry">
       <rect>
        <x>260</x>
        <y>370</y>
        <width>231</width>
        <height>201</height>
       </rect>
      </property>
      <property name="title">
       <string>Temperature</string>
      </property>
      <widget class="QLCDNumber" name="temp_display">
       <property name="geometry">
        <rect>
         <x>30</x>
         <y>30</y>
         <width>64</width>
         <height>23</height>
        </rect>
       </property>
      </widget>
      <widget class="QSlider" name="temp_slider">
       <property name="geometry">
        <rect>
         <x>30</x>
         <y>70</y>
         <width>151</width>
         <height>22</height>
        </rect>
       </property>
       <property name="minimum">
        <number>1</number>
       </property>
       <property name="maximum">
        <number>24</number>
       </property>
       <property name="pageStep">
        <number>8</number>
       </property>
       <property name="sliderPosition">
        <number>1</number>
       </property>
       <property name="orientation">
        <enum>Qt::Horizontal</enum>
       </property>
       <property name="invertedAppearance">
        <bool>false</bool>
       </property>
       <property name="tickPosition">
        <enum>QSlider::TicksBelow</enum>
       </property>
       <property name="tickInterval">
        <number>3</number>
       </property>
      </widget>
      <widget class="QLabel" name="f_txt">
       <property name="geometry">
        <rect>
         <x>110</x>
         <y>30</y>
         <width>31</width>
         <height>21</height>
        </rect>
       </property>
       <property name="font">
        <font>
         <pointsize>12</pointsize>
        </font>
       </property>
       <property name="text">
        <string>°F</string>
       </property>
      </widget>
     </widget>
    </widget>
    <widget class="QWidget" name="tab_2">
     <attribute name="title">
      <string>Testbench</string>
     </attribute>
    </widget>
   </widget>
   <zorder>tabWidget</zorder>
   <zorder>horizontalLayoutWidget_2</zorder>
   <zorder>title_txt</zorder>
  </widget>
  <widget class="QMenuBar" name="menubar">
   <property name="geometry">
    <rect>
     <x>0</x>
     <y>0</y>
     <width>1031</width>
     <height>21</height>
    </rect>
   </property>
   <widget class="QMenu" name="menuMain">
    <property name="title">
     <string>File</string>
    </property>
   </widget>
   <widget class="QMenu" name="menuTestBench">
    <property name="title">
     <string>Edit</string>
    </property>
    <addaction name="separator"/>
   </widget>
   <widget class="QMenu" name="menuView">
    <property name="title">
     <string>View</string>
    </property>
   </widget>
   <widget class="QMenu" name="menuHelp">
    <property name="title">
     <string>Help</string>
    </property>
   </widget>
   <addaction name="menuMain"/>
   <addaction name="menuTestBench"/>
   <addaction name="menuView"/>
   <addaction name="menuHelp"/>
  </widget>
  <widget class="QStatusBar" name="statusbar"/>
 </widget>
 <resources/>
 <connections/>
</ui>
